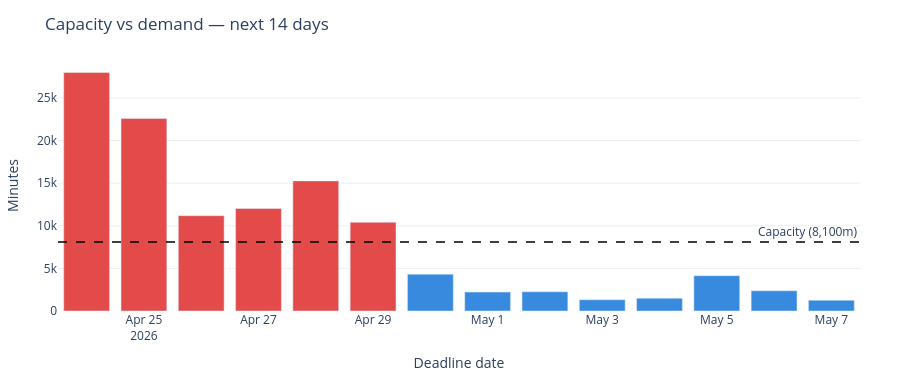

Here is the notebook cell this chart was saved with:
### Markdown cell above
## View 4 — Capacity vs Demand (next 14 days)
Priya the ops manager's forward-looking view. Blue bars = planned work minutes,
dashed line = capacity. Bars crossing the line highlight overloaded days.

### Code cell
import plotly.graph_objects as go

load_df = daily_load(
    processed,
    start_date=NOW.date(),
    days=14,
    hours_per_resource_per_day=7.5,
)

capacity_line = load_df["capacity_minutes"].iloc[0] if len(load_df) else 0
bar_colours = [
    "#e24b4a" if planned > capacity_line else "#378add"
    for planned in load_df["planned_minutes"]
]

fig_capacity = go.Figure()
fig_capacity.add_trace(go.Bar(
    x=load_df["date"],
    y=load_df["planned_minutes"],
    marker_color=bar_colours,
    name="Planned minutes",
    hovertemplate="<b>%{x|%a %d %b}</b><br>Planned: %{y:,.0f}m<extra></extra>",
))
fig_capacity.add_hline(
    y=capacity_line,
    line=dict(color="black", width=1.5, dash="dash"),
    annotation_text=f"Capacity ({capacity_line:,.0f}m)",
    annotation_position="top right",
)
fig_capacity.update_layout(
    title="Capacity vs demand — next 14 days",
    xaxis_title="Deadline date",
    yaxis_title="Minutes",
    height=380,
    margin=dict(l=40, r=40, t=60, b=40),
    showlegend=False,
    plot_bgcolor="white",
)
fig_capacity.update_xaxes(showgrid=False)
fig_capacity.update_yaxes(gridcolor="#eee")
fig_capacity.show()

### Figure 1 — Plotly figure (JSON) as saved in the notebook; plotly's stock layout.template omitted (floating-point values rounded to 4 significant figures)
{"data": [{"hovertemplate": "<b>%{x|%a %d %b}</b><br>Planned: %{y:,.0f}m<extra></extra>", "marker": {"color": ["#e24b4a", "#e24b4a", "#e24b4a", "#e24b4a", "#e24b4a", "#e24b4a", "#378add", "#378add", "#378add", "#378add", "#378add", "#378add", "#378add", "#378add"]}, "name": "Planned minutes", "type": "bar", "x": ["2026-04-24", "2026-04-25", "2026-04-26", "2026-04-27", "2026-04-28", "2026-04-29", "2026-04-30", "2026-05-01", "2026-05-02", "2026-05-03", "2026-05-04", "2026-05-05", "2026-05-06", "2026-05-07"], "y": [27980.0, 22580.0, 11180.0, 12020.0, 15260.0, 10410.0, 4318.0, 2219.0, 2249.0, 1319.0, 1499.0, 4138.0, 2369.0, 1260.0]}], "layout": {"annotations": [{"showarrow": false, "text": "Capacity (8,100m)", "x": 1, "xanchor": "right", "xref": "x domain", "y": 8100, "yanchor": "bottom", "yref": "y"}], "height": 380, "margin": {"b": 40, "l": 40, "r": 40, "t": 60}, "plot_bgcolor": "white", "shapes": [{"line": {"color": "black", "dash": "dash", "width": 1.5}, "type": "line", "x0": 0, "x1": 1, "xref": "x domain", "y0": 8100, "y1": 8100, "yref": "y"}], "showlegend": false, "title": {"text": "Capacity vs demand — next 14 days"}, "xaxis": {"showgrid": false, "title": {"text": "Deadline date"}}, "yaxis": {"gridcolor": "#eee", "title": {"text": "Minutes"}}}}
